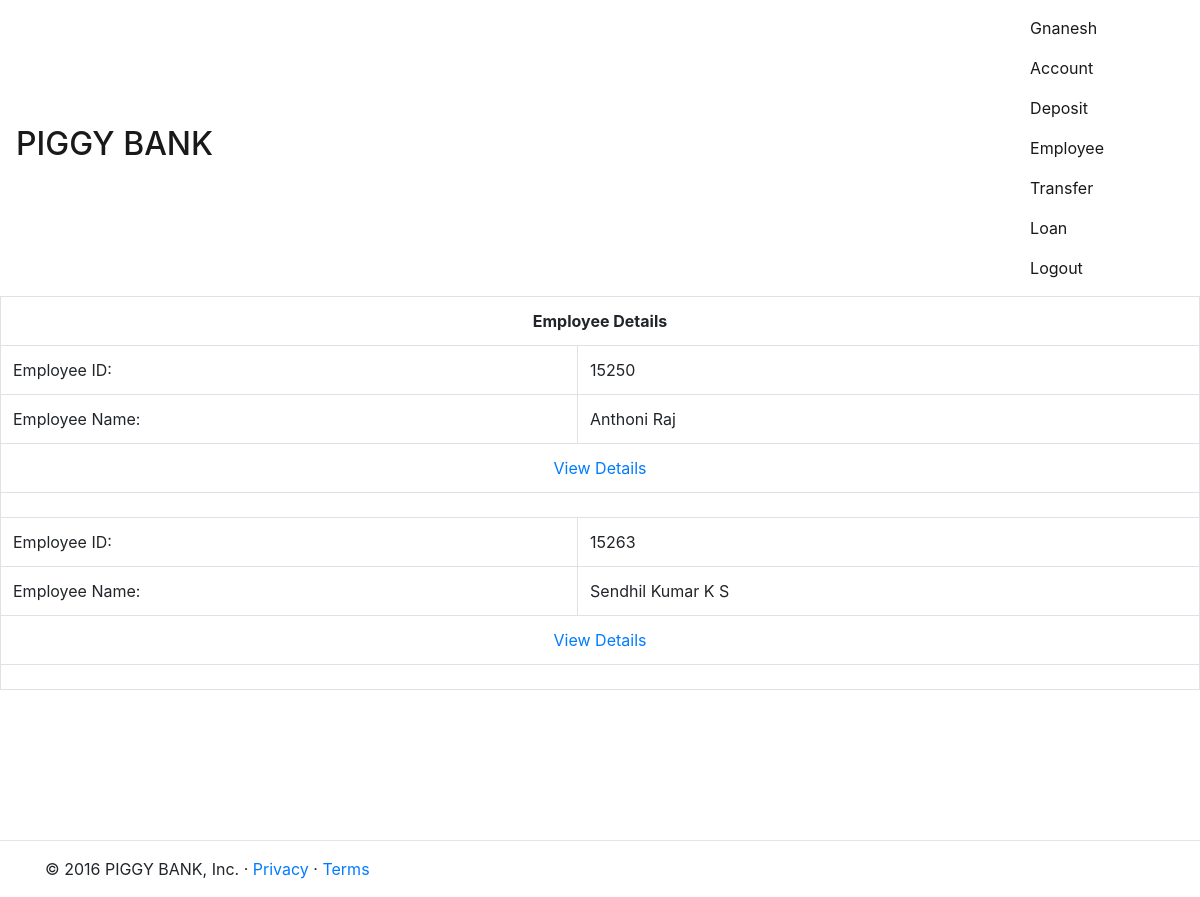
Screenshot of /employee.php (signed in) with the database file from the repository.
### tables this page shows
CREATE TABLE `employee` (
  `employee_id` int(11) NOT NULL,
  `employee_name` varchar(40) NOT NULL,
  `telephone_number` int(11) DEFAULT NULL,
  `start_date` date DEFAULT NULL,
  `dependent_name` varchar(40) DEFAULT NULL,
  PRIMARY KEY (`employee_id`),
  UNIQUE KEY `telephone_number` (`telephone_number`)
);

### employee.php (the view, shortened to what this page needs)
<?php
require('usr_funcs.php');
require('config.php');
$task=@$_GET['task'];
if($task=='' || $task=='all'){
?>
    <table class='table table-bordered'>
        <tr>
            <th colspan='2' class='table-inverse'>
                <center>Employee Details</center>
            </th>
        </tr>
        <?php
    try{
        $sql="select employee_id,employee_name from employee";
        if($result=$mysqli->query($sql)){
            if($result->num_rows>0){
                while($row=$result->fetch_array()){
                    ?>
            <tr>
                <td>Employee ID: </td>
                <td>
                    <?php echo $row[0]; ?>
                </td>
            </tr>
            <tr>
                <td>Employee Name: </td>
                <td>
                    <?php echo $row[1]; ?>
                </td>
            </tr>
            <tr>
                <td colspan="2">
                    <center><a href='employee.php?task=det&id=<?php echo $row[0];?>'> View Details</a></center>
                </td>
            </tr>
            <tr>
                <td colspan='2'></td>
            </tr>
            <?php
                }
            }else{
                throw new Exception("Something Went Wrong");
            }
        }else{
            throw new Exception("Can't Execute the Query");
        }
    }catch(Exception $e){
        do_exp_content($e->getMessage());
    }
    ?>
    </table>
    <?php
}
                ?>

### rows the page displays
employee: employee_id "15250", employee_name "Anthoni Raj"
employee: employee_id "15263", employee_name "Sendhil Kumar K S"

### other values shown
$user "Gnanesh"
